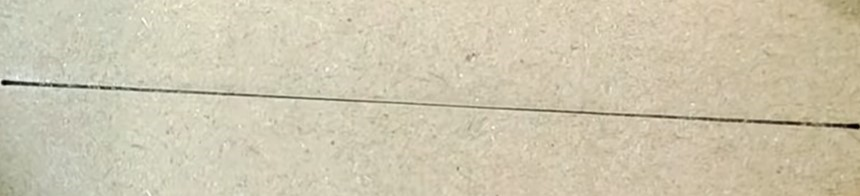
#> input picture Task2/line.jpg, 860 x 196 px
$ python Thinnest_point.py
#> lines starting #> are read from the running program, lines starting #| are printed output that depends on the picture; after the words box and inside, x2 and y2 are one past the last pixel; in counts of white or black regions, pixels touching at a corner belong together
import cv2
import numpy as np
import matplotlib.pyplot as plt
import  math

image= cv2.imread('line.jpg')
#> image is the input picture: shape (196, 860, 3); mean B, G, R 175.4, 198.9, 206.4
# Convert the image to grayscale
gray_image = cv2.cvtColor(image, cv2.COLOR_BGR2GRAY)
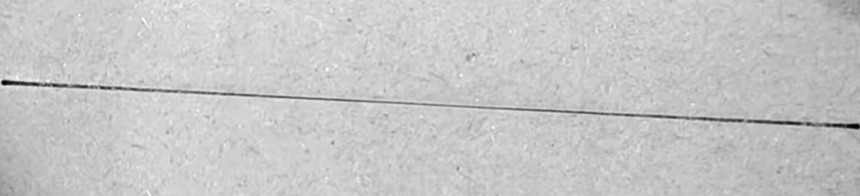
#> gray_image: shape (196, 860); min 1, max 253, mean 198.5

# Apply edge detection
canny_edges = cv2.Canny(gray_image, 50, 150, apertureSize=3)
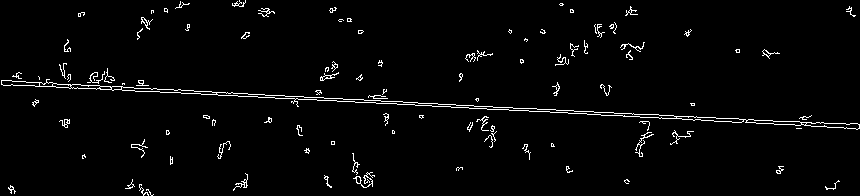
#> canny_edges: shape (196, 860); 2.6% white in thin lines or dots


# Find lines in the image
detected_lines = cv2.HoughLinesP(canny_edges, rho=1, theta=np.pi/180, threshold=100, minLineLength=50, maxLineGap=10)
#> detected_lines = [[26, 85, 859, 128], [1, 80, 787, 121]]

thinnest_point = None
thinnest_thickness = None
for line in detected_lines:
    x1, y1, x2, y2 = line[0]

    # Calculate average distance to non-edge pixels for thickness estimation
    distance = cv2.distanceTransform(canny_edges, cv2.DIST_L2, maskSize=5)  # Specify mask size
    line_mask = np.zeros_like(distance)
    cv2.line(line_mask, (x1, y1), (x2, y2), 255, 2)
    non_edge = distance[line_mask != 0]
    thickness = np.mean(non_edge)

    # Find center point
    center_x = (x1 + x2) // 2
    center_y = (y1 + y2) // 2

    # Update if thinner point found
    if thinnest_thickness is None or thickness < thinnest_thickness:
        thinnest_point = (center_x, center_y)
        thinnest_thickness = thickness
#> this loop made 2 passes
#> (x1, y1, x2, y2, thickness, center_x, center_y, thinnest_thickness) on pass 1: (26, 85, 859, 128, 0.338, 442, 106, 0.338)
#> (x1, y1, x2, y2, thickness, center_x, center_y) on pass 2: (1, 80, 787, 121, 0.339, 394, 100)
#> pass 1, `distance = cv2.distanceTransform(canny_edges, cv2.DIST_L2, maskSize=5)`:
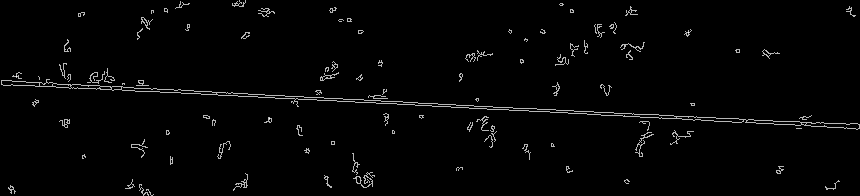
#> distance: shape (196, 860) float32; min 0, max 1.4, mean 0.0255; drawn with min black and max white
#> after the loop:
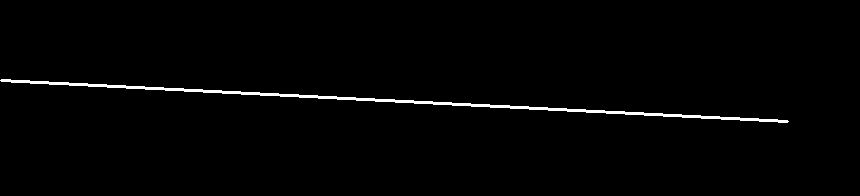
#> line_mask: shape (196, 860) float32; 1.4% white; 1 white region, box (x1, y1, x2, y2) and area: (0, 79, 789, 123) 2359
#> after the loop, thinnest_thickness = 0.338

# Draw the thinnest point and line segment
if thinnest_point is not None:
    cv2.circle(image, thinnest_point, 5, (0, 0, 255), -1)
#> image: shape (196, 860, 3); 0.05% of pixels changed, all inside (x1, y1, x2, y2) = (437, 101, 448, 112)

plt.imshow(cv2.cvtColor(image, cv2.COLOR_BGR2RGB))
plt.axis('off')
plt.show()
